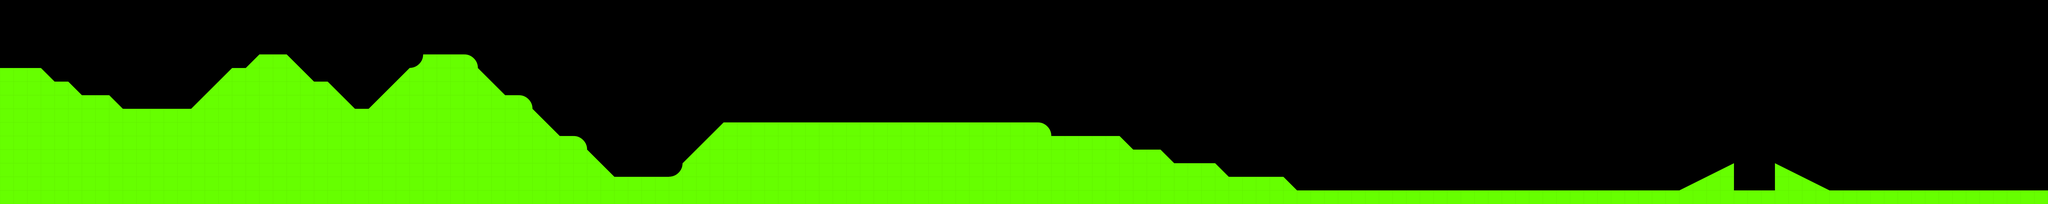

A level layout from a 2D game, rendered from its tile map. Below: a short description, then the map file with its tile-grid data intact:
An orthogonal 150x15 tile map with 64x64 px tiles, 1 tile layer (Tile Layer 1), 2 tilesets.

<map version="1.0" orientation="orthogonal" renderorder="right-down" width="150" height="15" tilewidth="64" tileheight="64" nextobjectid="3">
 <tileset firstgid="1" name="tileset" tilewidth="64" tileheight="64" tilecount="40" columns="8">
  <image source="../../level_tileset.png" trans="555500" width="512" height="320" />
 </tileset>
 <tileset firstgid="41" name="spawn" tilewidth="32" tileheight="32" tilecount="1" columns="1">
  <image source="../img/spawn.png" trans="555500" width="32" height="32" />
 </tileset>
 <layer name="Tile Layer 1" width="150" height="15">
  <data encoding="csv">
0,0,0,0,0,0,0,0,0,0,0,0,0,0,0,0,0,0,0,0,0,0,0,0,0,0,0,0,0,0,0,0,0,0,0,0,0,0,0,0,0,0,0,0,0,0,0,0,0,0,0,0,0,0,0,0,0,0,0,0,0,0,0,0,0,0,0,0,0,0,0,0,0,0,0,0,0,0,0,0,0,0,0,0,0,0,0,0,0,0,0,0,0,0,0,0,0,0,0,0,0,0,0,0,0,0,0,0,0,0,0,0,0,0,0,0,0,0,0,0,0,0,0,0,0,0,0,0,0,0,0,0,0,0,0,0,0,0,0,0,0,0,0,0,0,0,0,0,0,0,
0,0,0,0,0,0,0,0,0,0,0,0,0,0,0,0,0,0,0,0,0,0,0,0,0,0,0,0,0,0,0,0,0,0,0,0,0,0,0,0,0,0,0,0,0,0,0,0,0,0,0,0,0,0,0,0,0,0,0,0,0,0,0,0,0,0,0,0,0,0,0,0,0,0,0,0,0,0,0,0,0,0,0,0,0,0,0,0,0,0,0,0,0,0,0,0,0,0,0,0,0,0,0,0,0,0,0,0,0,0,0,0,0,0,0,0,0,0,0,0,0,0,0,0,0,0,0,0,0,0,0,0,0,0,0,0,0,0,0,0,0,0,0,0,0,0,0,0,0,0,
0,0,0,0,0,0,0,0,0,0,0,0,0,0,0,0,0,0,0,0,0,0,0,0,0,0,0,0,0,0,0,0,0,0,0,0,0,0,0,0,0,0,0,0,0,0,0,0,0,0,0,0,0,0,0,0,0,0,0,0,0,0,0,0,0,0,0,0,0,0,0,0,0,0,0,0,0,0,0,0,0,0,0,0,0,0,0,0,0,0,0,0,0,0,0,0,0,0,0,0,0,0,0,0,0,0,0,0,0,0,0,0,0,0,0,0,0,0,0,0,0,0,0,0,0,0,0,0,0,0,0,0,0,0,0,0,0,0,0,0,0,0,0,0,0,0,0,0,0,0,
0,0,0,0,0,0,0,0,0,0,0,0,0,0,0,0,0,0,0,0,0,0,0,0,0,0,0,0,0,0,0,0,0,0,0,0,0,0,0,0,0,0,0,0,0,0,0,0,0,0,0,0,0,0,0,0,0,0,0,0,0,0,0,0,0,0,0,0,0,0,0,0,0,0,0,0,0,0,0,0,0,0,0,0,0,0,0,0,0,0,0,0,0,0,0,0,0,0,0,0,0,0,0,0,0,0,0,0,0,0,0,0,0,0,0,0,0,0,0,0,0,0,0,0,0,0,0,0,0,0,0,0,0,0,0,0,0,0,0,0,0,0,0,0,0,0,0,0,0,0,
0,0,0,0,0,0,0,0,0,0,0,0,0,0,0,0,0,0,4,2,2,3,0,0,0,0,0,0,0,0,8,2,2,2,11,0,0,0,0,0,0,0,0,0,0,0,0,0,0,0,0,0,0,0,0,0,0,0,0,0,0,0,0,0,0,0,0,0,0,0,0,0,0,0,0,0,0,0,0,0,0,0,0,0,0,0,0,0,0,0,0,0,0,0,0,0,0,0,0,0,0,0,0,0,0,0,0,0,0,0,0,0,0,0,0,0,0,0,0,0,0,0,0,0,0,0,0,0,0,0,0,0,0,0,0,0,0,0,0,0,0,0,0,0,0,0,0,0,0,0,
2,2,2,3,0,0,0,0,0,0,0,0,0,0,0,0,4,2,2,2,2,2,3,0,0,0,0,0,0,4,2,2,2,2,2,3,0,0,0,0,0,0,0,0,0,0,0,0,0,0,0,0,0,0,0,0,0,0,0,0,0,0,0,0,0,0,0,0,0,0,0,0,0,0,0,0,0,0,0,0,0,0,0,0,0,0,0,0,0,0,0,0,0,0,0,0,0,0,0,0,0,0,0,0,0,0,0,0,0,0,0,0,0,0,0,0,0,0,0,0,0,0,0,0,0,0,0,0,0,0,0,0,0,0,0,0,0,0,0,0,0,0,0,0,0,0,0,0,0,0,
2,2,2,2,2,3,0,0,0,0,0,0,0,0,0,4,2,2,2,2,2,2,2,2,3,0,0,0,4,2,2,2,2,2,2,2,3,0,0,0,0,0,0,0,0,0,0,0,0,0,0,0,0,0,0,0,0,0,0,0,0,0,0,0,0,0,0,0,0,0,0,0,0,0,0,0,0,0,0,0,0,0,0,0,0,0,0,0,0,0,0,0,0,0,0,0,0,0,0,0,0,0,0,0,0,0,0,0,0,0,0,0,0,0,0,0,0,0,0,0,0,0,0,0,0,0,0,0,0,0,0,0,0,0,0,0,0,0,0,0,0,0,0,0,0,0,0,0,0,0,
2,2,2,2,2,2,2,2,3,0,0,0,0,0,4,2,2,2,2,2,2,2,2,2,2,3,0,4,2,2,2,2,2,2,2,2,2,2,11,0,0,0,0,0,0,0,0,0,0,0,0,0,0,0,0,0,0,0,0,0,0,0,0,0,0,0,0,0,0,0,0,0,0,0,0,0,0,0,0,0,0,0,0,0,0,0,0,0,0,0,0,0,0,0,0,0,0,0,0,0,0,0,0,0,0,0,0,0,0,0,0,0,0,0,0,0,0,0,0,0,0,0,0,0,0,0,0,0,0,0,0,0,0,0,0,0,0,0,0,0,0,0,0,0,0,0,0,0,0,0,
2,2,2,2,2,2,2,2,2,2,2,2,2,2,2,2,2,2,2,2,2,2,2,2,2,2,2,2,2,2,2,2,2,2,2,2,2,2,2,3,0,0,0,0,0,0,0,0,0,0,0,0,0,0,0,0,0,0,0,0,0,0,0,0,0,0,0,0,0,0,0,0,0,0,0,0,0,0,0,0,0,0,0,0,0,0,0,0,0,0,0,0,0,0,0,0,0,0,0,0,0,0,0,0,0,0,0,0,0,0,0,0,0,0,0,0,0,0,0,0,0,0,0,0,0,0,0,0,0,0,0,0,0,0,0,0,0,0,0,0,0,0,0,0,0,0,0,0,0,0,
2,2,2,2,2,2,2,2,2,2,2,2,2,2,2,2,2,2,2,2,2,2,2,2,2,2,2,2,2,2,2,2,2,2,2,2,2,2,2,2,3,0,0,0,0,0,0,0,0,0,0,0,4,2,2,2,2,2,2,2,2,2,2,2,2,2,2,2,2,2,2,2,2,2,2,2,11,0,0,0,0,0,0,0,0,0,0,0,0,0,0,0,0,0,0,0,0,0,0,0,0,0,0,0,0,0,0,0,0,0,0,0,0,0,0,0,0,0,0,0,0,0,0,0,0,0,0,0,0,0,0,0,0,0,0,0,0,0,0,0,0,0,0,0,0,0,0,0,0,0,
2,2,2,2,2,2,2,2,2,2,2,2,2,2,2,2,2,2,2,2,2,2,2,2,2,2,2,2,2,2,2,2,2,2,2,2,2,2,2,2,2,2,11,0,0,0,0,0,0,0,0,4,2,2,2,2,2,2,2,2,2,2,2,2,2,2,2,2,2,2,2,2,2,2,2,2,2,2,2,2,2,2,3,0,0,0,0,0,0,0,0,0,0,0,0,0,0,0,0,0,0,0,0,0,0,0,0,0,0,0,0,0,0,0,0,0,0,0,0,0,0,0,0,0,0,0,0,0,0,0,0,0,0,0,0,0,0,0,0,0,0,0,0,0,0,0,0,0,0,0,
2,2,2,2,2,2,2,2,2,2,2,2,2,2,2,2,2,2,2,2,2,2,2,2,2,2,2,2,2,2,2,2,2,2,2,2,2,2,2,2,2,2,2,3,0,0,0,0,0,0,4,2,2,2,2,2,2,2,2,2,2,2,2,2,2,2,2,2,2,2,2,2,2,2,2,2,2,2,2,2,2,2,2,2,2,3,0,0,0,0,0,0,0,0,0,0,0,0,0,0,0,0,0,0,0,0,0,0,0,0,0,0,0,0,0,0,0,0,0,0,0,0,0,0,0,0,0,0,0,0,0,0,0,0,0,0,0,0,0,0,0,0,0,0,0,0,0,0,0,0,
2,2,2,2,2,2,2,2,2,2,2,2,2,2,2,2,2,2,2,2,2,2,2,2,2,2,2,2,2,2,2,2,2,2,2,2,2,2,2,2,2,2,2,2,3,0,0,0,0,8,2,2,2,2,2,2,2,2,2,2,2,2,2,2,2,2,2,2,2,2,2,2,2,2,2,2,2,2,2,2,2,2,2,2,2,2,2,2,2,3,0,0,0,0,0,0,0,0,0,0,0,0,0,0,0,0,0,0,0,0,0,0,0,0,0,0,0,0,0,0,0,0,0,0,0,16,20,0,0,0,19,15,0,0,0,0,0,0,0,0,0,0,0,0,0,0,0,0,0,0,
2,2,2,2,2,2,2,2,2,2,2,2,2,2,2,2,2,2,2,2,2,2,2,2,2,2,2,2,2,2,2,2,2,2,2,2,2,2,2,2,2,2,2,2,2,2,2,2,2,2,2,2,2,2,2,2,2,2,2,2,2,2,2,2,2,2,2,2,2,2,2,2,2,2,2,2,2,2,2,2,2,2,2,2,2,2,2,2,2,2,2,2,2,2,3,0,0,0,0,0,0,0,0,0,0,0,0,0,0,0,0,0,0,0,0,0,0,0,0,0,0,0,0,16,20,2,2,0,0,0,2,2,19,15,0,0,0,0,0,0,0,0,0,0,0,0,0,0,0,0,
2,2,2,2,2,2,2,2,2,2,2,2,2,2,2,2,2,2,2,2,2,2,2,2,2,2,2,2,2,2,2,2,2,2,2,2,2,2,2,2,2,2,2,2,2,2,2,2,2,2,2,2,2,2,2,2,2,2,2,2,2,2,2,2,2,2,2,2,2,2,2,2,2,2,2,2,2,2,2,2,2,2,2,2,2,2,2,2,2,2,2,2,2,2,2,2,2,2,2,2,2,2,2,2,2,2,2,2,2,2,2,2,2,2,2,2,2,2,2,2,2,2,2,2,2,2,2,2,2,2,2,2,2,2,2,2,2,2,2,2,2,2,2,2,2,2,2,2,2,2
</data>
 </layer>
</map>